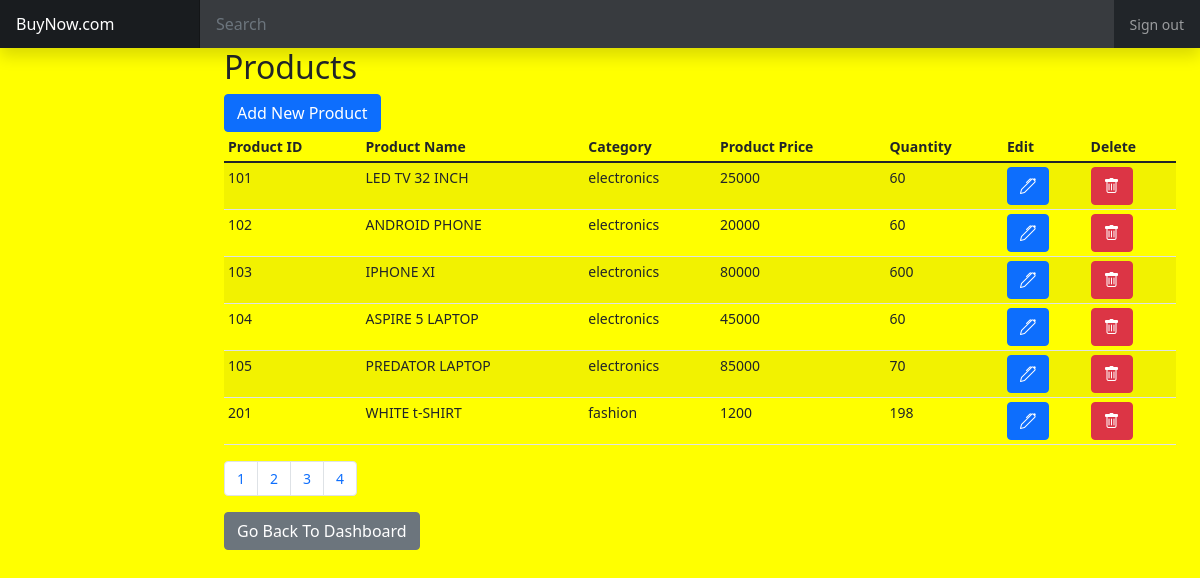
Screenshot of /products.php (signed in) with the database file from the repository.
### tables this page shows
CREATE TABLE `Product` (
  `product_id` int UNSIGNED NOT NULL,
  `product_name` varchar(100) NOT NULL,
  `product_image` varchar(300) NOT NULL,
  `category` enum('electronics','fashion','furniture','jewellery') DEFAULT NULL,
  `product_price` int DEFAULT NULL,
  `quantity` int DEFAULT NULL
);

### products.php (the view, shortened to what this page needs)
<?php
include 'header.php';
if(!isset($_SESSION['user'])||$_SESSION['admin']==0){
  ?>
  <p>ACCESS DENIED!</p>
  <?php }
  else {
?>
  <link href="dashboard.css" rel="stylesheet">
  <link rel="stylesheet" href="https://cdn.jsdelivr.net/npm/bootstrap-icons@1.3.0/font/bootstrap-icons.css">
  </head>
  <body>
  <header class="navbar navbar-dark sticky-top bg-dark flex-md-nowrap p-0 shadow">
  <a class="navbar-brand col-md-3 col-lg-2 me-0 px-3" href="dashboard.php">BuyNow.com</a>
  <input class="form-control form-control-dark w-100" type="text" placeholder="Search" aria-label="Search" id="find">
  <div class="navbar-nav">
    <?php if(isset($_SESSION['user'])) { ?>
    <div class="nav-item text-nowrap">
      <a class="nav-link px-3" href="signout.php">Sign out</a>
    </div>
    <?php } ?>
  </div>
</header>
  <div class="container-fluid">
  <div class="row">
    <main class="col-md-9 ms-sm-auto col-lg-10 px-md-4">
<h2 >Products</h2>
      <div class="table-responsive">
<button type="button" class="btn btn-primary" data-bs-toggle="modal" data-bs-target="#exampleModal" id="addProductForm">
  Add New Product
</button>
        <table class="table table-striped table-sm">
          <thead>
            <tr>
            <th scope="col">Product ID</th>
              <th scope="col">Product Name</th>
              <th scope="col">Category</th>
              <th scope="col">Product Price</th>
              <th scope="col">Quantity</th>
              <th scope="col">Edit</th>
              <th scope="col">Delete</th>
            </tr>
          </thead>
          <tbody>
            <?php
            try {
              $sql = "SELECT *
              from Product";
                $res=$conn->query($sql);
                $rowss = $res->fetchAll(PDO::FETCH_ASSOC);
                $total=count($rowss);
              $limit=6;
                if(isset($_GET['page']))
                $page=$_GET['page'];
                else
                $page=1;
                $start=($page-1)*$limit;
                $pages=ceil($total/$limit);
              $sql = "SELECT *
                       from Product LIMIT $start,$limit";
               $res=$conn->query($sql);
               $rows = $res->fetchAll(PDO::FETCH_ASSOC);
               foreach($rows as $key => $val){     ?>
                <tr >
                  <td><?php echo($val['product_id']);?></td>
                  <td><?php echo($val['product_name']);?></td>
                  <td><?php echo($val['category']);?></td>
                  <td><?php echo($val['product_price']);?></td>
                  <td><?php echo($val['quantity']);?></td>
                  <td><a href="#" class="editProduct btn btn-primary" id="<?php echo($val['product_id']);?>"> <i class="bi bi-pen"></i> </a> </td>
                  <td><a href="#" class="deleteProduct btn btn-danger" id="<?php echo($val['product_id']);?>"> <i class="bi bi-trash"></i> </a> </td>
               </tr>
               <?php
               }
            } catch(PDOException $e) {
              echo "Connection failed: " . $e->getMessage();
            }
?>
          </tbody>
        </table>
        <nav aria-label="Page navigation example">
  <ul class="pagination">
     <?php for($i=1;$i<=$pages;$i++) { ?>
      <li class="page-item"><a class="page-link" href="?page=<?php echo($i);?>"><?php echo($i);?></a></li>
       <?php } ?>
  </ul>
</nav>
        <button id="dashboard" class="btn btn-secondary">Go Back To  Dashboard</button>
      </div>
</main>
</div>
</div>
</body>
</html>
<?php }
?>

### dashboard.css (style rules this page uses)
body { font-size: .875rem; }
.navbar-brand { padding-top: .75rem; padding-bottom: .75rem; font-size: 1rem; background-color: rgba(0, 0, 0, .25); box-shadow: inset -1px 0 0 rgba(0, 0, 0, .25); }
.navbar .form-control { padding: .75rem 1rem; border-width: 0; border-radius: 0; }
.form-control-dark { color: #fff; background-color: rgba(255, 255, 255, .1); border-color: rgba(255, 255, 255, .1); }

### header.php (style rules this page uses)
body { background-color:yellow; }

### rows the page displays
product: product_id "101", product_name "LED TV 32 INCH", category "electronics", product_price "25000", quantity "60"
product: product_id "102", product_name "ANDROID PHONE", category "electronics", product_price "20000", quantity "60"
product: product_id "103", product_name "IPHONE XI", category "electronics", product_price "80000", quantity "600"
product: product_id "104", product_name "ASPIRE 5 LAPTOP", category "electronics", product_price "45000", quantity "60"
product: product_id "105", product_name "PREDATOR LAPTOP", category "electronics", product_price "85000", quantity "70"
product: product_id "201", product_name "WHITE t-SHIRT", category "fashion", product_price "1200", quantity "198"
